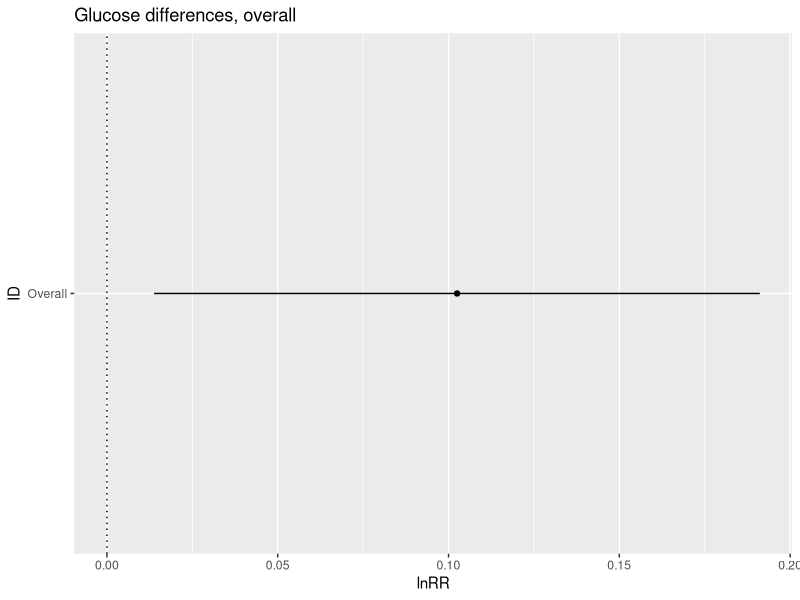
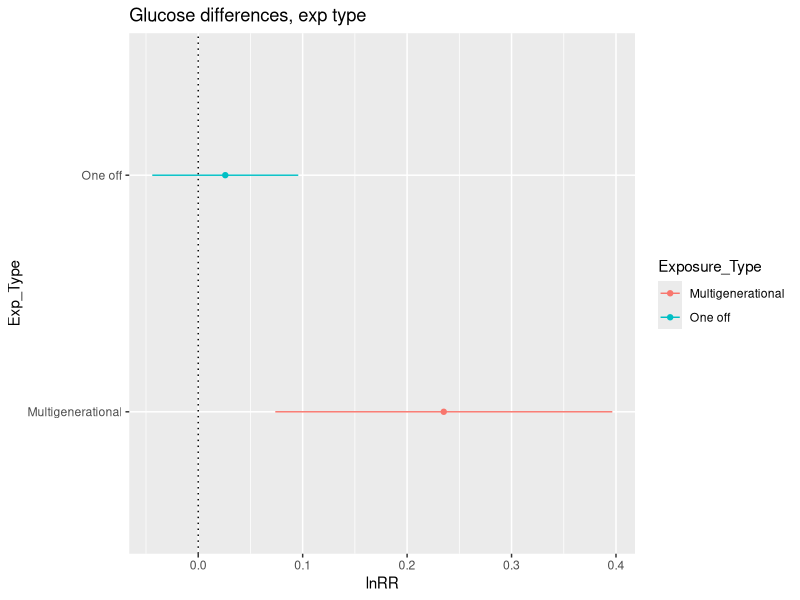
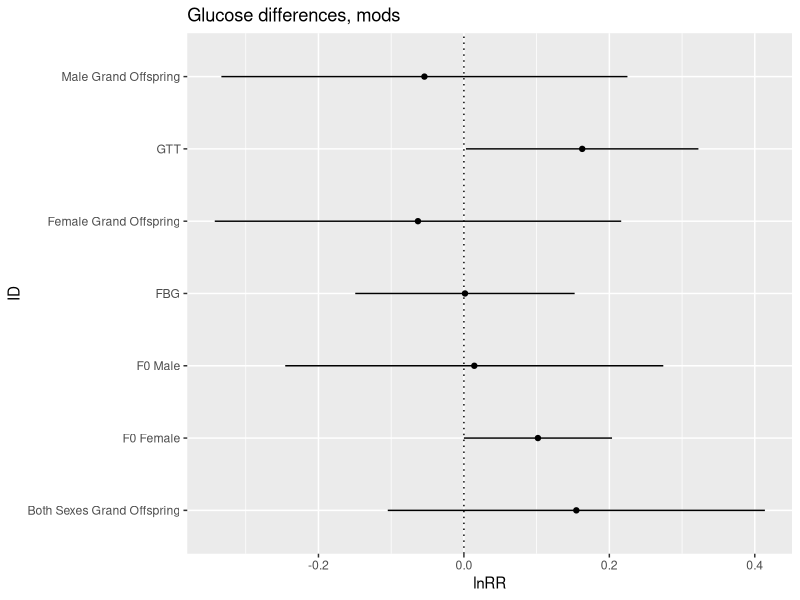
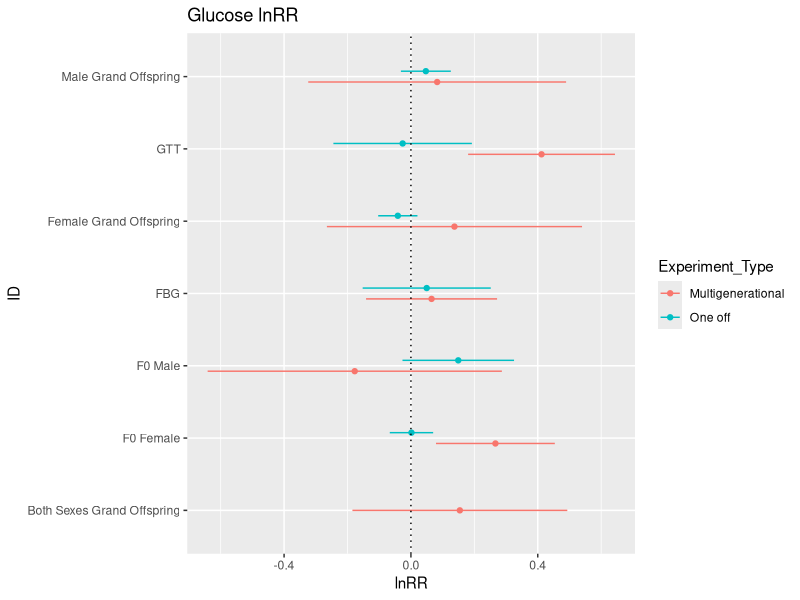
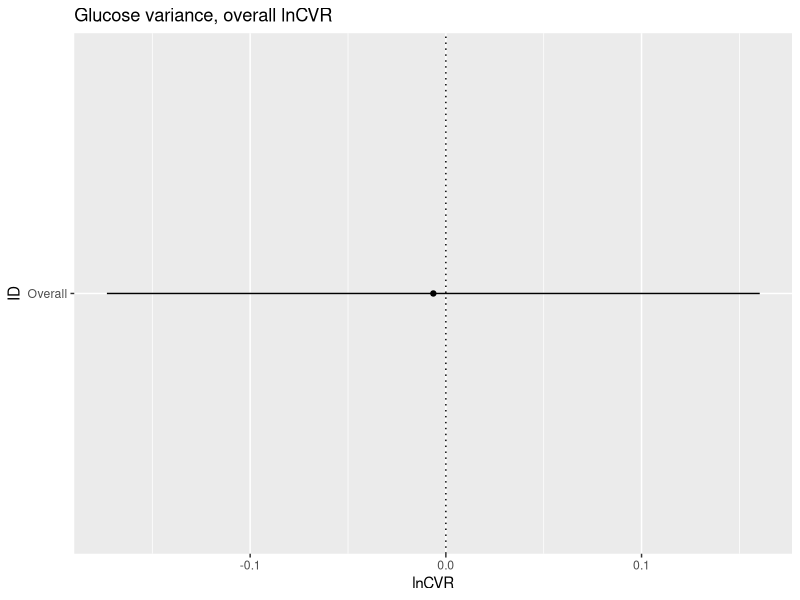
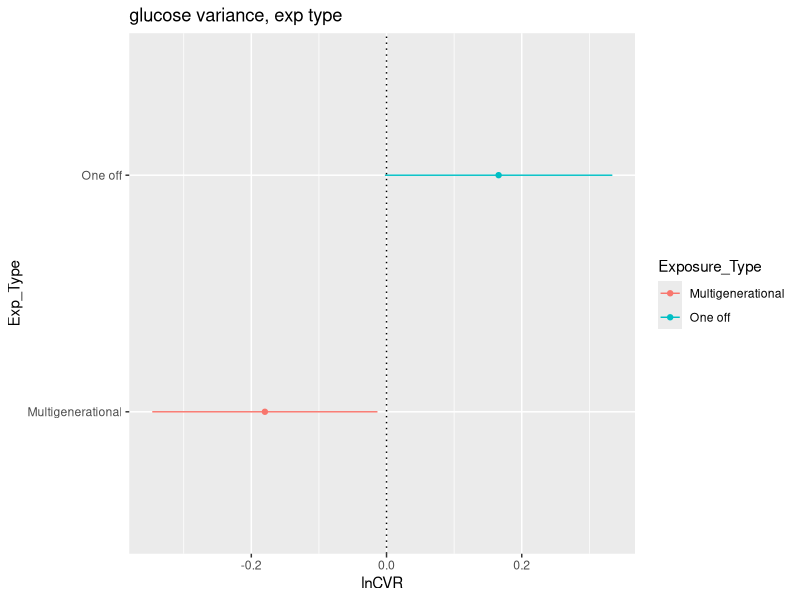
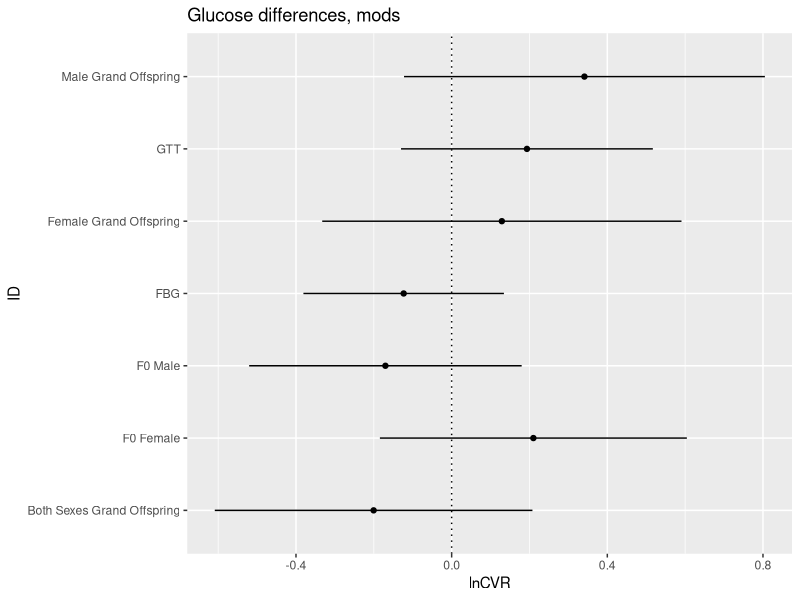
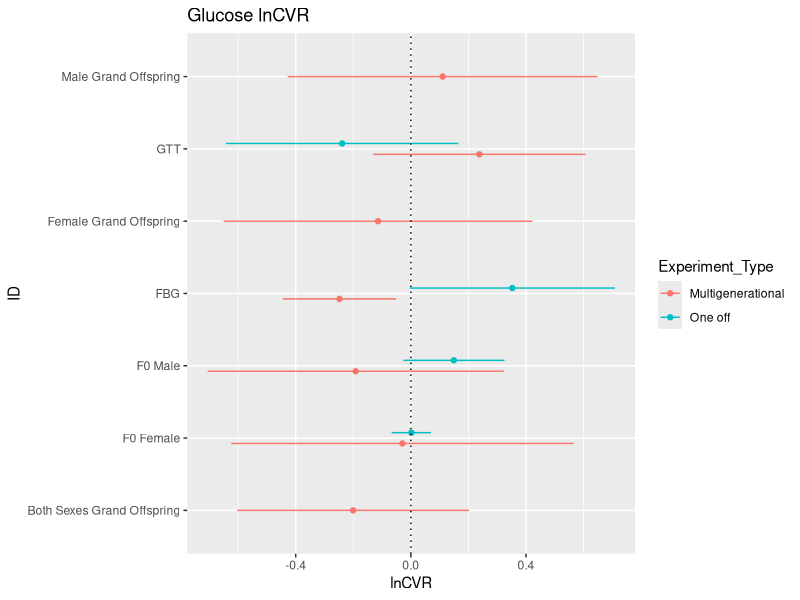

Reproduce these figures in R, in order.
## ---- chunk 1
library(tidyverse)
library(openxlsx)  
library(knitr)
library(metafor)
library(ggplot2)
library(readxl)
## ---- chunk 2
Glucose_lnRR <- read.csv("../data/Glucose_lnRR.csv")

ALL_TRAITS <- read.xlsx("../data/ALL_TRAITS.xlsx") 

 
## ---- chunk 3

#Subetting

Glucose_MG <- subset(Glucose_lnRR, Glucose_lnRR$Exposure_Type == "Multigenerational")

Glucose_OF <- subset(Glucose_lnRR, Glucose_lnRR$Exposure_Type == "One off")
## ---- chunk 4

#Overall analysis, not split

Glucose_overall_lnRR <- rma.mv(yi, vi, random = list(~1|Paper_ID,~1|Cohort_ID), data=Glucose_lnRR, method = 'REML')

summary(Glucose_overall_lnRR)

#Tibble of overall results

Glucose_overall_lnRR <- tibble(
  ID = "Overall", 
  lnRR = 0.1025,
  ci.lb = 0.0138,
  ci.ub = 0.1911
)

plot_Glucose_overall <- ggplot(Glucose_overall_lnRR, aes(x=ID, y=lnRR)) + 
  geom_errorbar(aes(ymin=ci.lb, ymax=ci.ub), width = 0, position = position_dodge(0.3)) +
  geom_point(aes(x = ID, y = lnRR), position = position_dodge(0.3))+
  geom_hline(yintercept = 0, lty = "dotted") +
  labs(title ="Glucose differences, overall", x = "ID", y = "lnRR") +
  coord_flip()
plot_Glucose_overall
## ---- chunk 5

#MG then OF

Glucose_overall_MG <- rma.mv(yi, vi, random = list(~1|Paper_ID,~1|Cohort_ID), data=Glucose_MG, method = 'REML')

summary(Glucose_overall_MG)

Glucose_overall_OF <- rma.mv(yi, vi, random = list(~1|Paper_ID,~1|Cohort_ID), data=Glucose_OF, method = 'REML')

summary(Glucose_overall_OF)


#Tibble of results

Glucose_Exp_lnRR <- tibble(
  Exposure_Type = c("Multigenerational", "One off"),
  lnRR = c(0.2351, 0.0259),
  ci.lb = c(0.0738, -0.0440),
  ci.ub = c(0.3965, 0.0958)
)

Glucose_Exp_lnRR



#Plotting when split by exp type

plot_glucose_exp_type <- ggplot(Glucose_Exp_lnRR, aes(x=Exposure_Type, y=lnRR, colour = Exposure_Type)) + 
  geom_errorbar(aes(ymin=ci.lb, ymax=ci.ub), width = 0, position = position_dodge(0.3)) +
  geom_point(aes(x = Exposure_Type, y = lnRR), position = position_dodge(0.3))+
  geom_hline(yintercept = 0, lty = "dotted") +
  labs(title ="Glucose differences, exp type", x = "Exp_Type", y = "lnRR") +
  coord_flip()
plot_glucose_exp_type
## ---- chunk 6
#Adding moderators
Glucose_F0 <- rma.mv(yi, vi, mods = ~F0_Parent_Exposed, random = list(~1|Paper_ID,~1|Cohort_ID), data=Glucose_lnRR, method = 'REML')

summary(Glucose_F0)

Glucose_Sex <- rma.mv(yi, vi, mods = ~Sex, random = list(~1|Paper_ID,~1|Cohort_ID), data=Glucose_lnRR, method = 'REML')

summary(Glucose_Sex)

Glucose_Test_Type <- rma.mv(yi, vi, mods = ~Trait_Info, random = list(~1|Paper_ID,~1|Cohort_ID), data=Glucose_lnRR, method = 'REML')

Glucose_Test_Type

#Tibble of results

Glucose_Mods_lnRR <- tibble(
  ID = c("F0 Female", "F0 Male", "Both Sexes Grand Offspring", "Female Grand Offspring", "Male Grand Offspring", "FBG", "GTT"),
  lnRR = c(0.1018,0.0143,0.1546,-0.0632,-0.0543,0.0015,0.1627),
  ci.lb = c(-0.0000,-0.2457,-0.1047,-0.3426,-0.3335,-0.1494,0.0028),
  ci.ub = c(0.2037,0.2742,0.4139,0.2163,0.2249,0.1523,0.3225)
)

plot_glucose_mods <- ggplot(Glucose_Mods_lnRR, aes(x=ID, y=lnRR)) + 
  geom_errorbar(aes(ymin=ci.lb, ymax=ci.ub), width = 0, position = position_dodge(0.3)) +
  geom_point(aes(x = ID, y = lnRR), position = position_dodge(0.3))+
  geom_hline(yintercept = 0, lty = "dotted") +
  labs(title ="Glucose differences, mods", x = "ID", y = "lnRR") +
  coord_flip()
plot_glucose_mods

## ---- chunk 7

#splitting by exposure type

Glucose_MG_F0 <- rma.mv(yi, vi, mods = ~F0_Parent_Exposed, random = list(~1|Paper_ID,~1|Cohort_ID), data=Glucose_MG, method = 'REML')

summary(Glucose_MG_F0)


Glucose_OF_F0 <- rma.mv(yi, vi, mods = ~F0_Parent_Exposed, random = list(~1|Paper_ID,~1|Cohort_ID), data=Glucose_OF, method = 'REML')

summary(Glucose_OF_F0)

Glucose_MG_Sex <- rma.mv(yi, vi, mods = ~Sex, random = list(~1|Paper_ID,~1|Cohort_ID), data=Glucose_MG, method = 'REML')

summary(Glucose_MG_Sex)


Glucose_OF_Sex <- rma.mv(yi, vi, mods = ~Sex, random = list(~1|Paper_ID,~1|Cohort_ID), data=Glucose_OF, method = 'REML')

summary(Glucose_OF_Sex)

Glucose_Test_type_MG <- rma.mv(yi, vi, mods = ~Trait_Info, random = list(~1|Paper_ID,~1|Cohort_ID), data=Glucose_MG, method = 'REML')

Glucose_Test_type_MG

Glucose_Test_type_OF <- rma.mv(yi, vi, mods = ~Trait_Info, random = list(~1|Paper_ID,~1|Cohort_ID), data=Glucose_OF, method = 'REML')

Glucose_Test_type_OF

#Tibble of results

Glucose_Mods_lnRR <- tibble(
  Experiment_Type = c("Multigenerational","Multigenerational", "One off","One off","Multigenerational","Multigenerational","Multigenerational", "One off","One off","Multigenerational","Multigenerational", "One off","One off"),
  ID = c("F0 Female", "F0 Male", "F0 Female", "F0 Male", "Both Sexes Grand Offspring", "Female Grand Offspring", "Male Grand Offspring", "Male Grand Offspring", "Female Grand Offspring", "FBG", "GTT", "FBG", "GTT"), 
  lnRR = c(0.2665,-0.1772,0.0017,0.1493,0.1543,0.1373,0.0828,0.0471,-0.0413,0.0651,0.4119,0.0498,-0.0261),
  ci.lb = c(0.0791,-0.6411,-0.0667,-0.0266,-0.1845,-0.2650,-0.3238,-0.0316,-0.1032,-0.1415,0.1804,-0.1522,-0.2445),
  ci.ub = c(0.4538,0.2868,0.0701,0.3252,0.4932,0.5396,0.4894,0.1258,0.0206,0.2717,0.6435,0.2518,0.1922)
)

Glucose_Mods_lnRR

plot_lnRR_glucose_mods_exp <- ggplot(Glucose_Mods_lnRR, aes(x=ID, y=lnRR, colour=Experiment_Type)) + 
  geom_errorbar(aes(ymin=ci.lb, ymax=ci.ub), width = 0, position = position_dodge(0.3)) +
  geom_point(aes(x = ID, y = lnRR), position = position_dodge(0.3))+
  geom_hline(yintercept = 0, lty = "dotted") +
  labs(title ="Glucose lnRR", x = "ID", y = "lnRR") +
  coord_flip()
 
plot_lnRR_glucose_mods_exp
## ---- chunk 8

Effect_Size_All_Traits_lnCVR <- escalc(measure="CVR", m1i=Mean_Treatment, sd1i=SD_Treatment, n1i=Sample_Size_n_Treatment, m2i=Mean_Control, sd2i=SD_Control, n2i=Sample_Size_n_Control, data=ALL_TRAITS)

#Converting into factors

Effect_Size_All_Traits_lnCVR$Trait <- factor(Effect_Size_All_Traits_lnCVR$Trait)
Effect_Size_All_Traits_lnCVR$Exposure_Type <- factor(Effect_Size_All_Traits_lnCVR$Exposure_Type)
Effect_Size_All_Traits_lnCVR$Sex <- factor(Effect_Size_All_Traits_lnCVR$Sex)
Effect_Size_All_Traits_lnCVR$Generation <- factor(Effect_Size_All_Traits_lnCVR$Generation)
Effect_Size_All_Traits_lnCVR$Cohort_ID <- factor(Effect_Size_All_Traits_lnCVR$Cohort_ID)
Effect_Size_All_Traits_lnCVR$Paper_ID <- factor(Effect_Size_All_Traits_lnCVR$Paper_ID)
Effect_Size_All_Traits_lnCVR$Rodent_type <- factor(Effect_Size_All_Traits_lnCVR$Rodent_type)
Effect_Size_All_Traits_lnCVR$F2_Diet_at_measurement <- factor(Effect_Size_All_Traits_lnCVR$F2_Diet_at_measurement)
Effect_Size_All_Traits_lnCVR$Strain <- factor(Effect_Size_All_Traits_lnCVR$Strain)
Effect_Size_All_Traits_lnCVR$F0_Parent_Exposed <- factor(Effect_Size_All_Traits_lnCVR$F0_Parent_Exposed)

#Subset Glucose Data
Glucose_lnCVR <- subset(Effect_Size_All_Traits_lnCVR, Effect_Size_All_Traits_lnCVR$Trait == "Glucose")



#Errors with spaces and converting back to factor
Glucose_lnCVR$Sex <- gsub("Both ", "Both", Glucose_lnCVR$Sex) 
Glucose_lnCVR$Sex <- as.factor(Glucose_lnCVR$Sex)



#Subetting into MG and OF



Glucose_lnCVR_MG <- subset(Glucose_lnCVR, Glucose_lnCVR$Exposure_Type == "Multigenerational")

Glucose_lnCVR_OF <- subset(Glucose_lnCVR, Glucose_lnCVR$Exposure_Type == "One off")

## ---- chunk 9
#ALL OF and MG

Glucose_lnCVR_0mods <- rma.mv(yi, vi, random = list(~1|Paper_ID,~1|Cohort_ID), data=Glucose_lnCVR, method = 'REML')

summary(Glucose_lnCVR_0mods)

#Tibble of overall results

Glucose_overall_lnCVR <- tibble(
  ID = "Overall", 
  lnCVR = -0.0064,
  ci.lb = -0.1732,
  ci.ub = 0.1604
)

plot_glucose_overall_lnCVR <- ggplot(Glucose_overall_lnCVR, aes(x=ID, y=lnCVR)) + 
  geom_errorbar(aes(ymin=ci.lb, ymax=ci.ub), width = 0, position = position_dodge(0.3)) +
  geom_point(aes(x = ID, y = lnCVR), position = position_dodge(0.3))+
  geom_hline(yintercept = 0, lty = "dotted") +
  labs(title ="Glucose variance, overall lnCVR", x = "ID", y = "lnCVR") +
  coord_flip()
plot_glucose_overall_lnCVR

## ---- chunk 10

# Modelling all traits with no mods MG (lnCVR)
Glucose_lnCVR_0mods_MG <- rma.mv(yi, vi, random = list(~1|Paper_ID,~1|Cohort_ID), data=Glucose_lnCVR_MG, method = 'REML')


summary(Glucose_lnCVR_0mods_MG)

# Modelling all traits with no mods OF (lnCVR)
Glucose_lnCVR_0mods_OF <- rma.mv(yi, vi, random = list(~1|Paper_ID,~1|Cohort_ID), data=Glucose_lnCVR_OF, method = 'REML')

summary(Glucose_lnCVR_0mods_OF)

#Tibble of results

Glucose_Exp_lnCVR <- tibble(
  Exposure_Type = c("Multigenerational", "One off"),
  lnCVR = c(-0.1799,0.1658 ),
  ci.lb = c(-0.3465,-0.0024 ),
  ci.ub = c(-0.0134,0.3340 )
)

Glucose_Exp_lnCVR



#Plotting when split by exp type

plot_glucose_exp_type_lnCVR <- ggplot(Glucose_Exp_lnCVR, aes(x=Exposure_Type, y=lnCVR, colour = Exposure_Type)) + 
  geom_errorbar(aes(ymin=ci.lb, ymax=ci.ub), width = 0, position = position_dodge(0.3)) +
  geom_point(aes(x = Exposure_Type, y = lnCVR), position = position_dodge(0.3))+
  geom_hline(yintercept = 0, lty = "dotted") +
  labs(title ="glucose variance, exp type", x = "Exp_Type", y = "lnCVR") +
  coord_flip()
plot_glucose_exp_type_lnCVR


## ---- chunk 11
#Adding moderators
Glucose_F0_lnCVR <- rma.mv(yi, vi, mods = ~F0_Parent_Exposed, random = list(~1|Paper_ID,~1|Cohort_ID), data=Glucose_lnCVR, method = 'REML')

summary(Glucose_F0_lnCVR)

Glucose_Sex_lnCVR <- rma.mv(yi, vi, mods = ~Sex, random = list(~1|Paper_ID,~1|Cohort_ID), data=Glucose_lnCVR, method = 'REML')

summary(Glucose_Sex_lnCVR)

Glucose_Test_Type_lnCVR <- rma.mv(yi, vi, mods = ~Trait_Info, random = list(~1|Paper_ID,~1|Cohort_ID), data=Glucose_lnCVR, method = 'REML')

Glucose_Test_Type_lnCVR

#Tibble of results

Glucose_Mods_lnCVR <- tibble(
  ID = c("F0 Male", "F0 Female", "Both Sexes Grand Offspring", "Female Grand Offspring", "Male Grand Offspring", "FBG", "GTT"),
  lnCVR = c(-0.1702,0.2100,-0.2005,0.1290,0.3412,-0.1233,0.1935),
  ci.lb = c(-0.5203,-0.1844,-0.6087,-0.3326,-0.1224,-0.3809,-0.1301),
  ci.ub = c(0.1799,0.6044,0.2076,0.5906,0.8049,0.1343,0.5170)
)

plot_glucose_mods_lnCVR <- ggplot(Glucose_Mods_lnCVR, aes(x=ID, y=lnCVR)) + 
  geom_errorbar(aes(ymin=ci.lb, ymax=ci.ub), width = 0, position = position_dodge(0.3)) +
  geom_point(aes(x = ID, y = lnCVR), position = position_dodge(0.3))+
  geom_hline(yintercept = 0, lty = "dotted") +
  labs(title ="Glucose differences, mods", x = "ID", y = "lnCVR") +
  coord_flip()
plot_glucose_mods_lnCVR

## ---- chunk 12

#splitting by exposure type

Glucose_MG_F0_lnCVR <- rma.mv(yi, vi, mods = ~F0_Parent_Exposed, random = list(~1|Paper_ID,~1|Cohort_ID), data=Glucose_lnCVR_MG, method = 'REML')

summary(Glucose_MG_F0_lnCVR)


Glucose_OF_F0_lnCVR <- rma.mv(yi, vi, mods = ~F0_Parent_Exposed, random = list(~1|Paper_ID,~1|Cohort_ID), data=Glucose_lnCVR_OF, method = 'REML')

summary(Glucose_OF_F0)



Glucose_MG_Sex_lnCVR <- rma.mv(yi, vi, mods = ~Sex, random = list(~1|Paper_ID,~1|Cohort_ID), data=Glucose_lnCVR_MG, method = 'REML')

summary(Glucose_MG_Sex_lnCVR)

Glucose_lnCVR_OF$Sex <- as.factor(Glucose_lnCVR_OF$Sex)

#One-off analysis for lncvr glucose sex not working ???

Glucose_Test_type_MG_lnCVR <- rma.mv(yi, vi, mods = ~Trait_Info, random = list(~1|Paper_ID,~1|Cohort_ID), data=Glucose_lnCVR_MG, method = 'REML')

Glucose_Test_type_MG_lnCVR

Glucose_Test_type_OF <- rma.mv(yi, vi, mods = ~Trait_Info, random = list(~1|Paper_ID,~1|Cohort_ID), data=Glucose_lnCVR_OF, method = 'REML')

Glucose_Test_type_OF

#Tibble of results

Glucose_Mods_lnCVR <- tibble(
  Experiment_Type = c("Multigenerational","Multigenerational", "One off","One off","Multigenerational","Multigenerational","Multigenerational","Multigenerational","Multigenerational", "One off","One off"),
  ID = c("F0 Male", "F0 Female", "F0 Female", "F0 Male", "Both Sexes Grand Offspring", "Female Grand Offspring", "Male Grand Offspring", "FBG", "GTT", "FBG", "GTT"), 
  lnCVR = c(-0.1917,-0.0294,0.0017,0.1493,-0.2005,-0.1140,0.1106,-0.2477,0.2379,0.3524,-0.2389),
  ci.lb = c(-0.7059,-0.6245,-0.0667,-0.0266,-0.6032,-0.6506,-0.4278,-0.4446,-0.1311,-0.0042,-0.6427),
  ci.ub = c(0.3225,0.5657,0.0701,0.3252,0.2022,0.4225,0.6490,-0.0508,0.6069,0.7090,0.1650)
)

Glucose_Mods_lnCVR

plot_lnCVR_glucose_mods_exp <- ggplot(Glucose_Mods_lnCVR, aes(x=ID, y=lnCVR, colour=Experiment_Type)) + 
  geom_errorbar(aes(ymin=ci.lb, ymax=ci.ub), width = 0, position = position_dodge(0.3)) +
  geom_point(aes(x = ID, y = lnCVR), position = position_dodge(0.3))+
  geom_hline(yintercept = 0, lty = "dotted") +
  labs(title ="Glucose lnCVR", x = "ID", y = "lnCVR") +
  coord_flip()
 
plot_lnCVR_glucose_mods_exp
